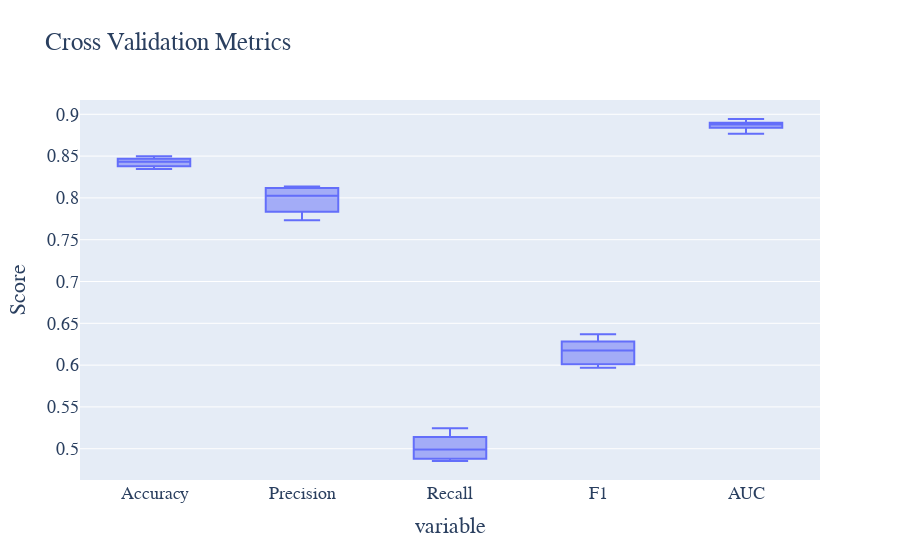

Notebook cell for this chart:
### Code cell
# 执行交叉验证
cv_results = cross_validate(lr_model, X_train, y_train, cv=10, scoring=['accuracy', 'precision', 'recall', 'f1', 'roc_auc'])

# 提取交叉验证结果
cv_accuracy = cv_results['test_accuracy']
cv_precision = cv_results['test_precision']
cv_recall = cv_results['test_recall']
cv_f1 = cv_results['test_f1']
cv_roc = cv_results['test_roc_auc']

# 绘制交叉验证结果的箱线图
cv_metrics_data = pd.DataFrame({
    'Accuracy': cv_accuracy,
    'Precision': cv_precision,
    'Recall': cv_recall,
    'F1': cv_f1,
    'AUC': cv_roc
})

# 绘制交叉验证结果的箱线图
fig = px.box(cv_metrics_data, title='Cross Validation Metrics')
fig.update_layout(
    yaxis_title='Score', showlegend=False,
    font=dict(family='Times New Roman', size=18)
)
fig.write_html('Image/4_6_6_3.html')
fig.show()

### Figure 1 — Plotly figure (JSON) as saved in the notebook; plotly's stock layout.template omitted (floating-point values rounded to 4 significant figures)
{"data": [{"alignmentgroup": "True", "hovertemplate": "variable=%{x}<br>value=%{y}<extra></extra>", "legendgroup": "", "marker": {"color": "#636efa"}, "name": "", "notched": false, "offsetgroup": "", "orientation": "v", "showlegend": false, "type": "box", "x": ["Accuracy", "Accuracy", "Accuracy", "Accuracy", "Accuracy", "Accuracy", "Accuracy", "Accuracy", "Accuracy", "Accuracy", "Precision", "Precision", "Precision", "Precision", "Precision", "Precision", "Precision", "Precision", "Precision", "Precision", "Recall", "Recall", "Recall", "Recall", "Recall", "Recall", "Recall", "Recall", "Recall", "Recall", "F1", "F1", "F1", "F1", "F1", "F1", "F1", "F1", "F1", "F1", "AUC", "AUC", "AUC", "AUC", "AUC", "AUC", "AUC", "AUC", "AUC", "AUC"], "x0": " ", "xaxis": "x", "y": [0.8347, 0.8403, 0.843, 0.838, 0.8457, 0.8467, 0.8363, 0.8497, 0.847, 0.8437, 0.7733, 0.7991, 0.8119, 0.7896, 0.8059, 0.8128, 0.7792, 0.8137, 0.8092, 0.7833, 0.486, 0.488, 0.4893, 0.4853, 0.5093, 0.5087, 0.4887, 0.5233, 0.514, 0.5246, 0.5969, 0.606, 0.6106, 0.6012, 0.6242, 0.6257, 0.6007, 0.637, 0.6287, 0.6284, 0.8838, 0.8768, 0.8899, 0.8797, 0.885, 0.8944, 0.8874, 0.8881, 0.8934, 0.89], "y0": " ", "yaxis": "y"}], "layout": {"boxmode": "group", "font": {"family": "Times New Roman", "size": 18}, "legend": {"tracegroupgap": 0}, "showlegend": false, "title": {"text": "Cross Validation Metrics"}, "xaxis": {"anchor": "y", "domain": [0, 1], "title": {"text": "variable"}}, "yaxis": {"anchor": "x", "domain": [0, 1], "title": {"text": "Score"}}}}
